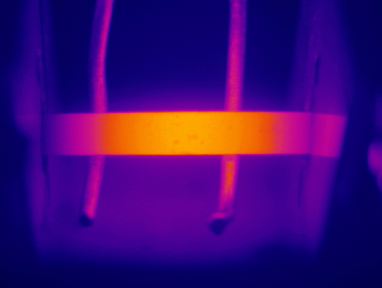
#> input picture code_scripts/t8.tiff, 382 x 288 px
$ python segment_colors.py
#> lines starting #> are read from the running program, lines starting #| are printed output that depends on the picture; after the words box and inside, x2 and y2 are one past the last pixel; in counts of white or black regions, pixels touching at a corner belong together
#> further down, img is the input picture: shape (288, 382, 3); mean B, G, R 117.5, 9.5, 61.8
import cv2
import numpy as np
from skimage import color

def segment_colors(image, select):
    # Convertir la imagen a espacio de color LAB
#> called with select = False
    lab_image = cv2.cvtColor(image, cv2.COLOR_BGR2LAB)
#> lab_image: shape (288, 382, 3); mean of channels 0, 1, 2 52.6, 176.5, 81

    # Definir los marcadores de color para el fondo azul en el espacio LAB
    if not select:
        # Usar los valores obtenidos
        lower_blue = np.array([39, 176, 64])
        upper_blue = np.array([65, 186, 71])
    else:
        # Placeholder, ajustar según sea necesario
        lower_blue = np.array([20, 135, 140])
        upper_blue = np.array([255, 175, 170])

    # Crear una máscara binaria donde se detecte el fondo azul
    blue_mask = cv2.inRange(lab_image, lower_blue, upper_blue)
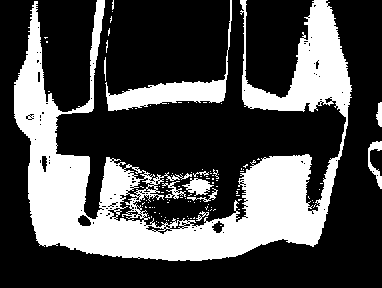
#> blue_mask: shape (288, 382); 30.3% white; 107 white regions (96 under 20 px), largest, box (x1, y1, x2, y2) and area: (14, 0, 352, 261) 29638, (105, 0, 232, 111) 2409, (182, 178, 214, 196) 300

    # Crear una imagen con el fondo azul eliminado
    image2 = image.copy()
    image2[blue_mask != 0] = [0, 0, 0]  # Eliminar el fondo azul
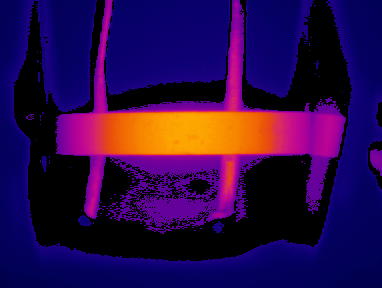
#> image2: shape (288, 382, 3); mean B, G, R 73.6, 9.4, 43.1

    return image2, blue_mask

# Si necesitas realizar pruebas:
if __name__ == "__main__":
    # Código de prueba
    file_name = 't8.tiff'
    img = cv2.imread(file_name)
    image2, blue_mask = segment_colors(img, False)
    cv2.imshow('Imagen Original', img)
    cv2.imshow('Imagen sin Fondo', image2)
    cv2.imshow('Máscara Azul', blue_mask)
    cv2.waitKey(0)
    cv2.destroyAllWindows()
